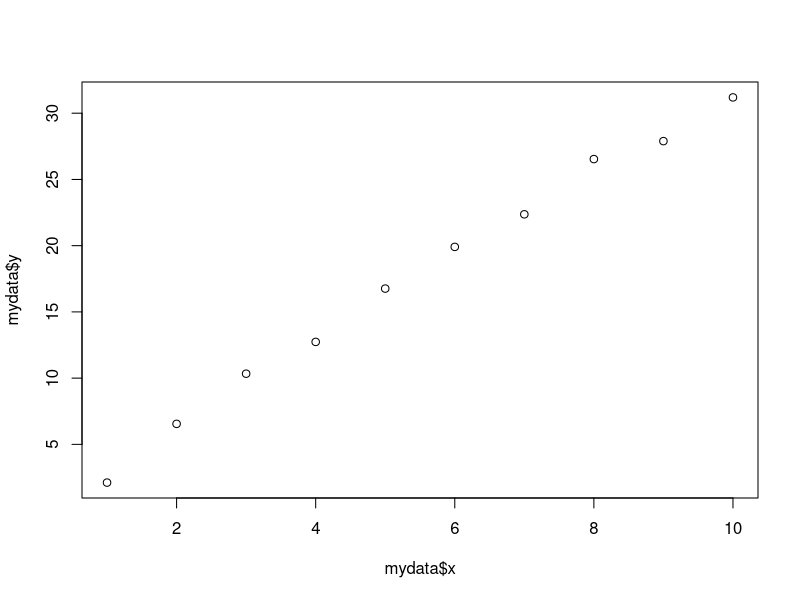
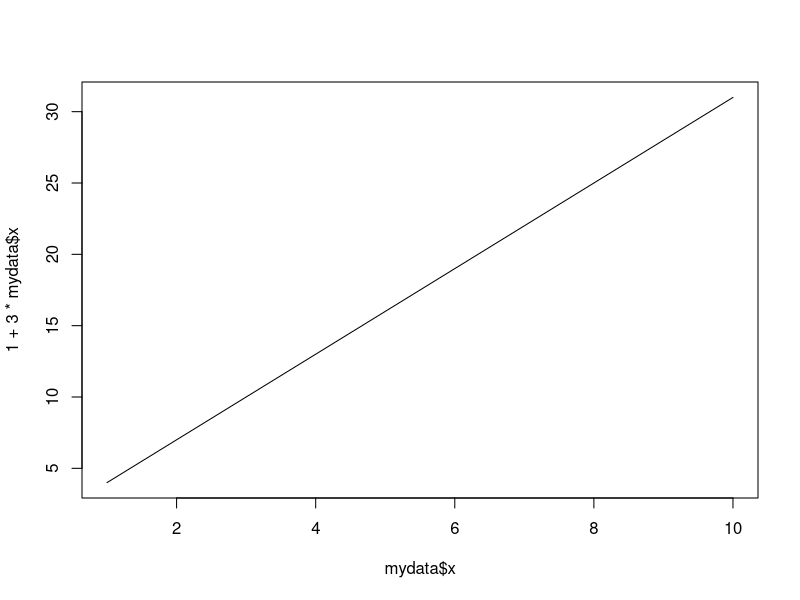
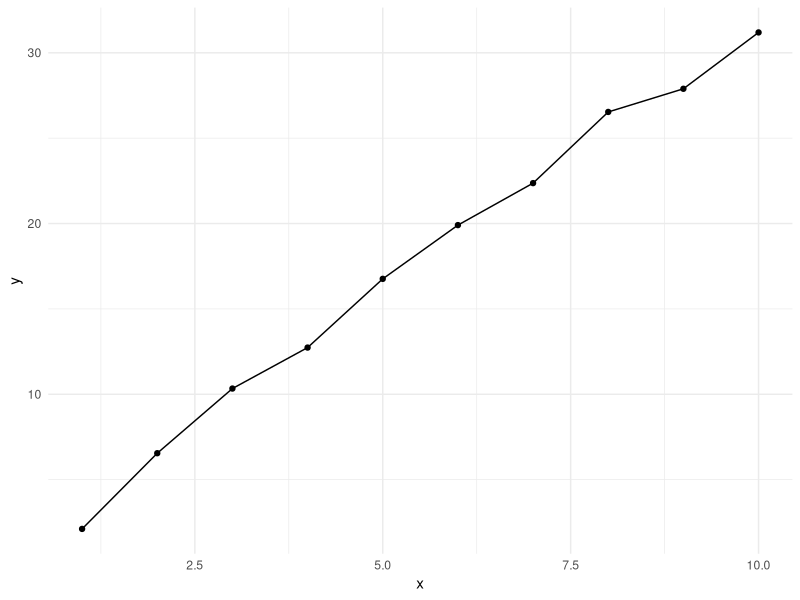

Reproduce these figures in R, in order.
## ---- chunk 1

2+2

## ---- chunk 2

myvar <- 1

2 + myvar

3 + myvar == 5

## ---- chunk 3

mydata <- data.frame(x = rep(1:10),
                     e = rnorm(10, 0, 1))
mydata$y = 1 + 3 * mydata$x + mydata$e

## ---- chunk 4

plot(x = mydata$x, y = mydata$y)

plot(x = mydata$x, y = 1 + 3 * mydata$x, type = "l")

## ---- chunk 5

library(ggplot2)

ggplot(data = mydata, aes(x = x, y = y)) +
  geom_point() +
  geom_line() +
  theme_minimal()

